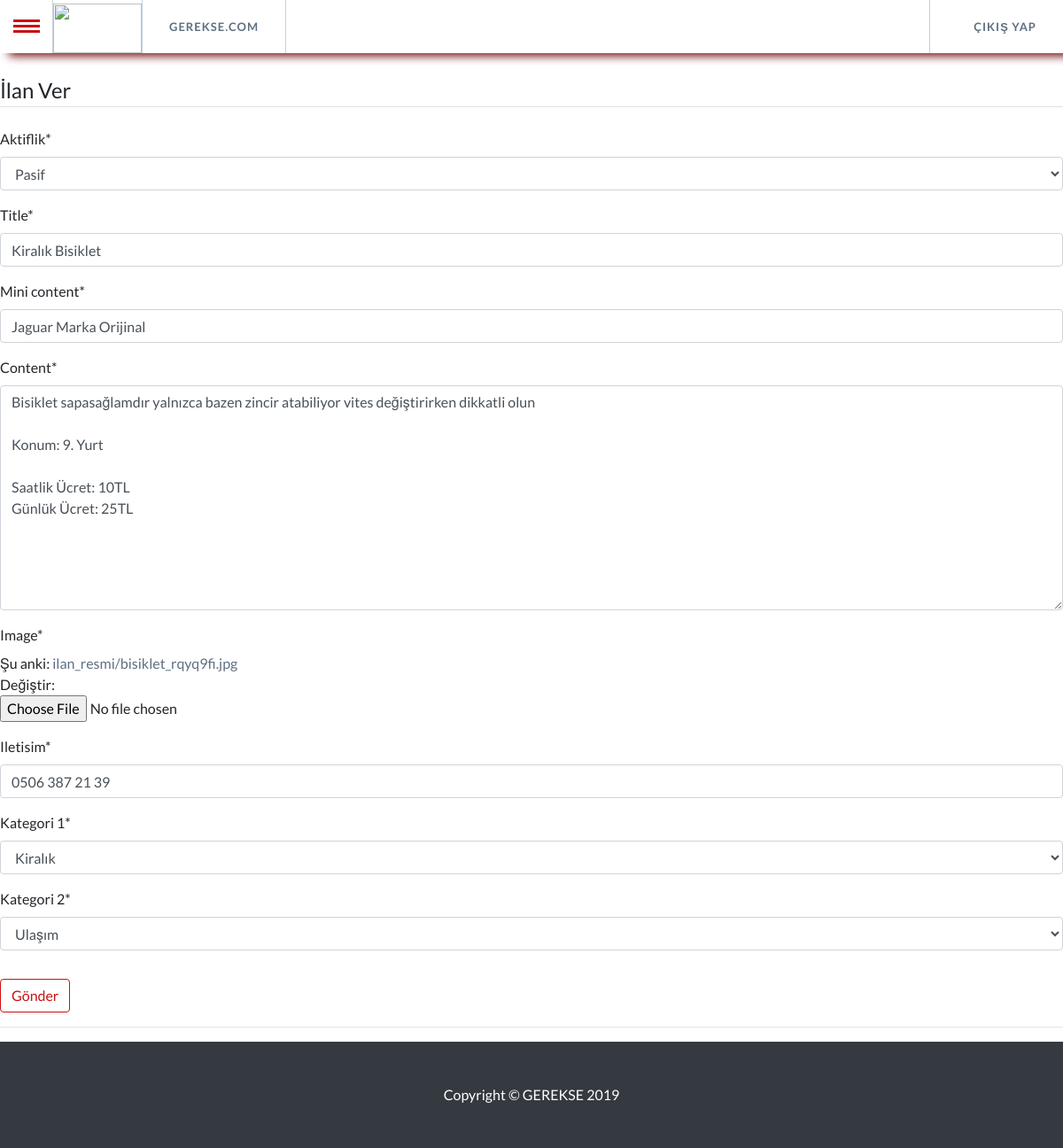
Screenshot of /ilanlar/post/111/update/ (signed in) with the database file from the repository.
### blog/models.py (models this page shows, shortened)
class Post(models.Model):
    title = models.CharField(max_length=20)
    mini_content = models.CharField(default="", max_length=100)
    content = models.TextField(max_length=300)
    date_posted = models.DateTimeField(default=timezone.now)
    author = models.ForeignKey(User, on_delete=models.CASCADE)
    image = models.ImageField(default="default.jpg", upload_to="ilan_resmi")
    Kategori_1 = models.IntegerField(choices=RELEVANCE_CHOICES, default=1)
    Kategori_2 = models.IntegerField(choices=STATUS_CHOICES, default=1)
    iletisim = models.CharField(default="", max_length=100)
    Aktiflik = models.IntegerField(choices=AKTIF_CHOICES, default=1)

### blog/views.py (the view, shortened to what this page needs)
# urls.py: path('post/<int:pk>/update/', PostUpdateView.as_view(), name='post-update'),
class PostUpdateView(LoginRequiredMixin, UserPassesTestMixin, UpdateView):
    model = Post
    fields = ['Aktiflik', 'title', 'mini_content', 'content', 'image', 'iletisim', 'Kategori_1', 'Kategori_2']
    def test_func(self):
        post = self.get_object()
        if self.request.user == post.author:
            return True
        return False

### blog/templates/blog/post_form.html (shortened to what this page needs)
{% extends "blog/base.html" %}
{% load crispy_forms_tags %}
{% block content %}
<br>
    <div class="content-section">
        <form method="POST" enctype="multipart/form-data">
            <fieldset class="form-group">
                <legend class="border-bottom mb-4">İlan Ver</legend>
                {{ form|crispy }}
            </fieldset>
            <div class="form-group">
                <button class="btn btn-outline-info" type="submit">Gönder</button>
            </div>
        </form>
    </div>
{% endblock content %}

### blog/templates/blog/base.html (shortened to what this page needs)
{% load static %}
<!DOCTYPE html>
<html lang="en">
{% if request.user_agent.is_mobile %}
<style>
body {
	background-image: url("https://i.imgyukle.com/2019/09/19/ozwcRI.jpg");
    background-repeat:no-repeat;
    background-size:cover;
    z-index:-1;
}
</style>
{% else %}
<head>
		<link rel="stylesheet" type="text/css" href="{% static 'css/normalize.css' %}" />
		<link rel="stylesheet" type="text/css" href="{% static 'css/demo.css' %}" />
		{% if user.is_authenticated %}
		<link rel="stylesheet" type="text/css" href="{% static 'css/component2.css' %}" />
		{% else %}
		<link rel="stylesheet" type="text/css" href="{% static 'css/component.css' %}" />
		{% endif %}
    	<link rel="stylesheet" type="text/css" href="{% static 'nav.css' %}" />
  <link href="{% static 'vendor/bootstrap/css/bootstrap.min.css' %}" rel="stylesheet">
  <link href="{% static 'vendor/fontawesome-free/css/all.min.css' %}" rel="stylesheet">
  <link href="{% static 'vendor/simple-line-icons/css/simple-line-icons.css' %}" rel="stylesheet" type="text/css">
  <link href="{% static 'css/landing-page.min.css' %}" rel="stylesheet">
   <link href="{% static 'css/ileti.css' %}" rel="stylesheet">
</head>
<body>
<div class="container">
			<ul id="gn-menu" class="gn-menu-main">
				<li class="gn-trigger">
					<a class="gn-icon gn-icon-menu"><span>Menu</span></a>
					<nav class="gn-menu-wrapper">
						<div class="gn-scroller">
							<ul class="gn-menu">
								<li>
									<a href="{% url 'blog-new' %}" style="text-decoration: none"><strong>ANASAYFA</strong></a>
									<a href="{% url 'blog-home' %}" style="text-decoration: none"><strong>İLANLAR</strong></a>
								    <a href="{% url 'blog-about' %}" style="text-decoration: none"><strong>HAKKIMIZDA</strong></a>
								</li>
							</ul>
						</div>
					</nav>
				</li>
				<li><img src="{% static 'img/logo3.png' %}" style="height:56px; width:100px"></li>
				<li><a href="{% url 'blog-new' %}" style="text-decoration: none">GEREKSE.COM</a></li>
				{% if user.is_authenticated %}
				<li><a class="codrops-icon codrops-icon-prev" href="{% url 'logout' %}" style="text-decoration: none"><span>ÇIKIŞ YAP</span></a></li>
				{% else %}
				<li><a class="codrops-icon codrops-icon-prev" href="{% url 'login' %}" style="text-decoration: none"><span>GİRİŞ YAP</span></a></li>
				{% endif %}
			</ul>
</div>
        	{% block content %}
            {% endblock %}
        {% endif %}
<hr>
  <footer class="py-5 bg-dark" style="bottom:0">
    <div class="container">
      <p class="m-0 text-center text-white">Copyright &copy; GEREKSE 2019</p>
    </div>
  </footer>
</body>
</html>

### static/css/demo.css (style rules this page uses)
body { background: #34495e; }
.codrops-icon:before { font-family: 'codropsicons'; margin: 0 4px; speak: none; font-style: normal; font-weight: normal; font-variant: normal; text-transform: none; line-height: 1; -webkit-font-smoothing: antialiased; }
.codrops-icon-prev:before { content: "\e004"; }

### static/css/component2.css (style rules this page uses)
body { padding-top: 60px; }
*, *:after, *::before { -webkit-box-sizing: border-box; -moz-box-sizing: border-box; box-sizing: border-box; }
.gn-menu-main, .gn-menu-main ul { margin: 0; padding: 1; background: white; color: #5f6f81; list-style: none; text-transform: none; font-weight: 300; font-family: 'Lato', Arial, sans-serif; line-height: 60px; z-index:1; box-shadow: 10px 3px 10px #6D0909; }
.gn-menu-main { position: absolute; top: 0; left: 0; width: 100%; height: 60px; font-size: 13px; }
.gn-menu-main a { display: block; height: 100%; color: #5f6f81; text-decoration: none; cursor: pointer; }
.gn-menu-main > li { display: block; float: left; height: 100%; border-right: 1px solid #c6d0da; text-align: center; }
.gn-menu-main li.gn-trigger { position: relative; width: 60px; -webkit-touch-callout: none; -webkit-user-select: none; -khtml-user-select: none; -moz-user-select: none; -ms-user-select: none; user-select: none; }
.gn-menu-main > li:last-child { float: right; border-right: none; border-left: 1px solid #c6d0da; }
.gn-menu-main > li > a { padding: 0 30px; text-transform: uppercase; letter-spacing: 1px; font-weight: bold; }
.gn-menu-main:after { display: table; clear: both; content: ""; }
.gn-menu-wrapper { position: fixed; top: 60px; bottom: 0; left: 0; overflow: hidden; width: 60px; height: 300px; border-top: 1px solid #c6d0da; background: white; -webkit-transform: translateX(-60px); -moz-transform: translateX(-60px); transform: translateX(-60px); -webkit-transition: -webkit-transform 0.3s, width 0.3s; -moz-transition: -moz-transform 0.3s, width 0.3s; transition: transform 0.3s, width 0.3s; }
.gn-scroller { position: absolute; overflow-y: scroll; width: 370px; height: 100%; padding-left: 20px; }
.gn-menu { border-bottom: 1px solid #c6d0da; text-align: left; font-size: 18px; }
.gn-icon::before { display: inline-block; width: 60px; text-align: center; text-transform: none; font-weight: normal; font-style: normal; font-variant: normal; font-family: 'ecoicons'; line-height: 1; speak: none; -webkit-font-smoothing: antialiased; }
.gn-icon-menu::before { margin-left: -15px; vertical-align: -2px; width: 30px; height: 3px; background: #C81212; box-shadow: 0 3px white, 0 -6px #C81212, 0 -9px white, 0 -12px #C81212; content: ''; }
footer { padding: 10px 20px; background: white; color: #666; }

### static/nav.css (style rules this page uses)
* { margin: 0; padding: 0; }

### rows the page displays
Post: Aktiflik "Pasif", title "Kiralık Bisiklet", mini_content "Jaguar Marka Orijinal", content "Bisiklet sapasağlamdır yalnızca bazen zincir atabiliyor vites değiştirirken dikkatli olun Konum: 9. Yurt Saatlik Ücret: 10TL Günlük Ücret: 25TL", iletisim "0506 387 21 39", Kategori_1 "Kiralık", Kategori_2 "Ulaşım"
